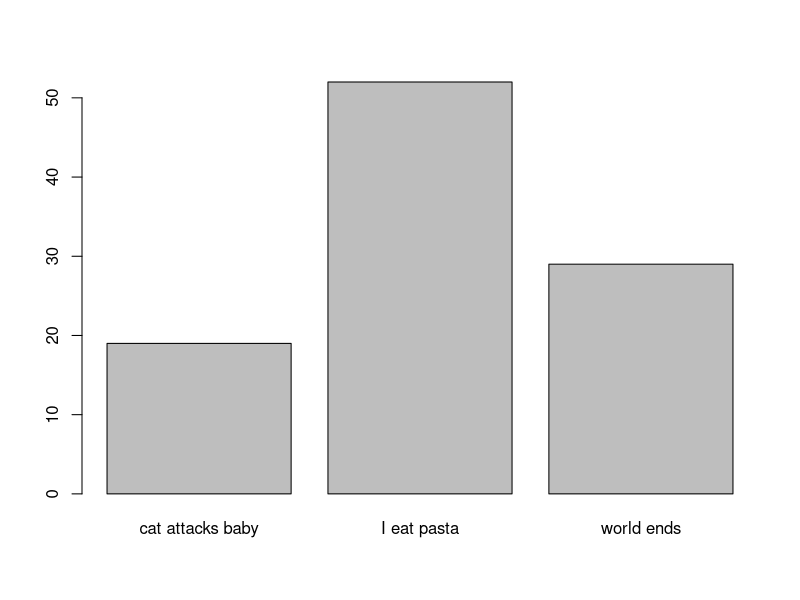

Write the R code that produced this figure.
## ---- chunk 1
tomorrow <- c("cat attacks baby","world ends","I eat pasta")
probabilities <- c(0.2, 0.3, 0.5)
# draw a sample
sample(tomorrow, size = 1, prob = probabilities)
## ---- chunk 2
# draw a sample 100 times and visualize the distribution
x <- sample(tomorrow, size = 100, replace = T, prob = probabilities)
barplot(table(x))
